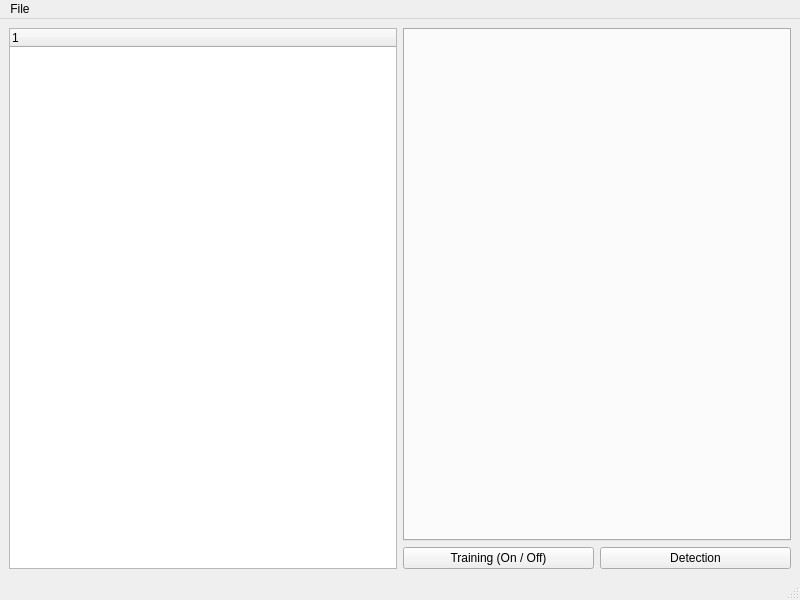
<?xml version="1.0" encoding="UTF-8"?>
<ui version="4.0">
 <class>AnalyzerWindow</class>
 <widget class="QMainWindow" name="AnalyzerWindow">
  <property name="geometry">
   <rect>
    <x>0</x>
    <y>0</y>
    <width>800</width>
    <height>600</height>
   </rect>
  </property>
  <property name="windowTitle">
   <string>Robot Detection</string>
  </property>
  <widget class="QWidget" name="centralwidget">
   <layout class="QHBoxLayout" name="horizontalLayout">
    <item>
     <widget class="QTreeWidget" name="tree">
      <column>
       <property name="text">
        <string notr="true">1</string>
       </property>
      </column>
     </widget>
    </item>
    <item>
     <layout class="QVBoxLayout" name="verticalLayout_3">
      <item>
       <widget class="QTabWidget" name="tabs">
        <property name="currentIndex">
         <number>-1</number>
        </property>
       </widget>
      </item>
      <item>
       <layout class="QHBoxLayout" name="menu">
        <item>
         <widget class="QPushButton" name="train_btn">
          <property name="text">
           <string>Training (On / Off)</string>
          </property>
          <property name="shortcut">
           <string>Space</string>
          </property>
          <property name="checkable">
           <bool>true</bool>
          </property>
         </widget>
        </item>
        <item>
         <widget class="QPushButton" name="detect_btn">
          <property name="text">
           <string>Detection</string>
          </property>
          <property name="checkable">
           <bool>true</bool>
          </property>
         </widget>
        </item>
       </layout>
      </item>
     </layout>
    </item>
   </layout>
  </widget>
  <widget class="QMenuBar" name="menuBar">
   <property name="geometry">
    <rect>
     <x>0</x>
     <y>0</y>
     <width>800</width>
     <height>25</height>
    </rect>
   </property>
   <widget class="QMenu" name="menuFile">
    <property name="title">
     <string>File</string>
    </property>
    <addaction name="actionLoad"/>
    <addaction name="actionSaveAs"/>
    <addaction name="actionSave"/>
   </widget>
   <addaction name="menuFile"/>
  </widget>
  <widget class="QStatusBar" name="statusBar"/>
  <action name="actionLoad">
   <property name="text">
    <string>Load</string>
   </property>
   <property name="shortcut">
    <string>Ctrl+L</string>
   </property>
  </action>
  <action name="actionSaveAs">
   <property name="text">
    <string>Save as</string>
   </property>
   <property name="shortcut">
    <string>Ctrl+Shift+S</string>
   </property>
  </action>
  <action name="actionSave">
   <property name="text">
    <string>Save</string>
   </property>
   <property name="shortcut">
    <string>Ctrl+S</string>
   </property>
  </action>
 </widget>
 <resources/>
 <connections/>
</ui>
